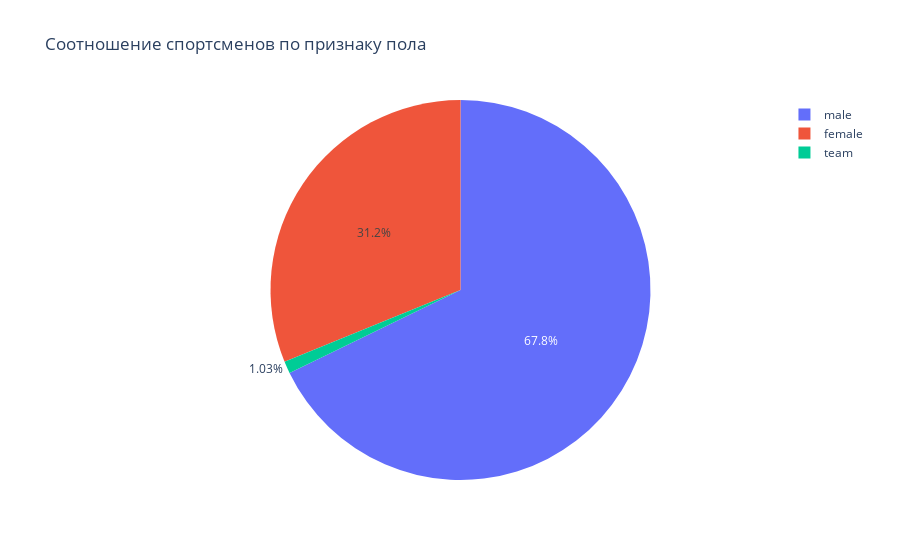

Here is the notebook cell this chart was saved with:
### Code cell
df_sex = df.groupby(['sex']).count().reset_index().sort_values(by='wett', ascending=False)
fig = px.pie(df_sex, values='wett', names='sex', title='Соотношение спортсменов по признаку пола')
fig

### Figure 1 — Plotly figure (JSON) as saved in the notebook; plotly's stock layout.template omitted (floating-point values rounded to 4 significant figures)
{"data": [{"domain": {"x": [0, 1], "y": [0, 1]}, "hovertemplate": "sex=%{label}<br>wett=%{value}<extra></extra>", "labels": ["male", "female", "team"], "legendgroup": "", "name": "", "showlegend": true, "type": "pie", "values": [51642, 23729, 782]}], "layout": {"autosize": true, "legend": {"tracegroupgap": 0}, "title": {"text": "Соотношение спортсменов по признаку пола"}}}
